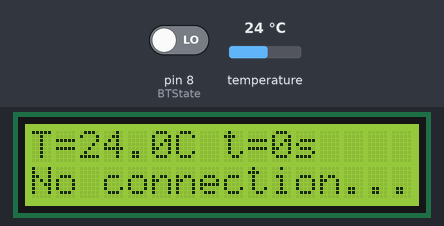
The sketch below on a simulated Arduino Uno, built with avr-gcc and run on an emulated ATmega328P. Parts: 16×2 character LCD. The inputs (shaded band) are chosen by the test bench; at power-on: pin 8 (BTState) LOW, temperature 24 °C. What the sketch prints to the serial monitor is not drawn.

Above: at 1.2 s.
1.3 s: pin 8 (BTState) driven HIGH
At 4.0 s:
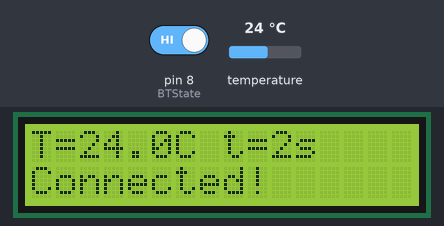
7.0 s: temperature set to 12 °C
At 9.3 s:
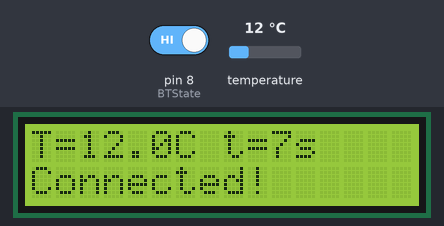
11.3 s: temperature set to 19 °C
At 11.9 s:
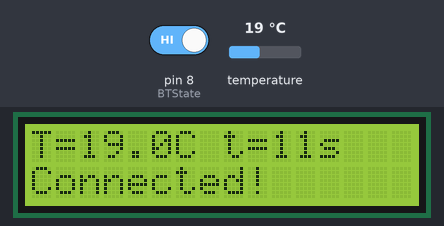
14.9 s: pin 8 (BTState) driven LOW
At 15.7 s:
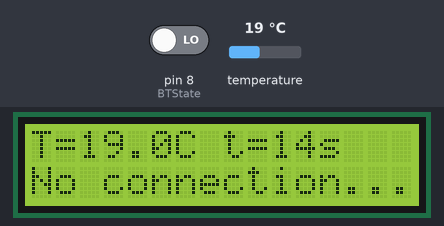
18.5 s: temperature set to 28 °C
At 19.4 s:
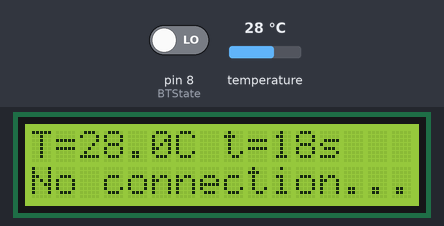
Timing chart, 0 to 21.5 s (numbered marks = the images above; inputs shaded):
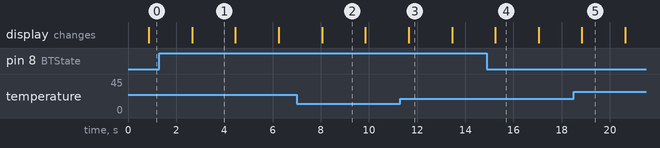

Measured:
- after the input at 1.3 s, the display: changes after 1.4 s (image 1)
- after the input at 14.9 s, the display: changes after 0.35 s (image 4)
- what the display in image 1 shows lasts 1.8 s, from 2.7 s to 4.5 s

The sketch:

temperature_module.ino
```cpp
// --- Dependencies ---
#include <SoftwareSerial.h>    // For separate bluetooth serial data
#include <LiquidCrystal_I2C.h> // For LCD over I2C
#include <OneWire.h>           // For Dallas over OneWire
#include <DallasTemperature.h> // For Dallas

// --- Pins ---
// Bluetooth
SoftwareSerial bluetooth(6, 7); // Bluetooth RX, TX
const byte BTState = 8;         // Bluetooth STATE
// LCD
LiquidCrystal_I2C lcd(0x27, 16, 2);  // LCD I2C address is 0x27, 16x2 chars
// Dallas sensor
const byte oneWireBus = 2;
OneWire oneWire(oneWireBus);
DallasTemperature sensors(&oneWire);

// --- Variables ---
bool connected;
// Data structure to send
struct __attribute__ ((packed)) packet { // Ensure the structure is not padded
  unsigned long timeElapsed;             // Time stamp
  float temperature;                     // Temperature
} data;

// --- Constants ---
const unsigned long updateFrequency = 1000;

// --- Functions ---
// Writes data packet to bluetooth serial
void writeStruct(packet data) {
  bluetooth.write((byte*) &data, sizeof(packet));
  Serial.print("time: ");
  Serial.print(data.timeElapsed);
  Serial.print(", temp: ");
  Serial.println(data.temperature);
}
// Returns temperature
float getTemperature(int i){
  sensors.requestTemperatures();
  return sensors.getTempCByIndex(i);
}
// Returns if connected or not
bool checkConnection(){
  return digitalRead(BTState) == HIGH;
}
// Updates the LCD
void updateLcd(packet data, bool connected){
  lcd.clear();

  lcd.setCursor(0,0);
  lcd.print("T=");
  lcd.print(data.temperature, 1);
  lcd.print("C");

  lcd.setCursor(8,0);
  lcd.print("t=");
  lcd.print(data.timeElapsed/1000., 0);
  lcd.print("s");

  lcd.setCursor(0,1);
  if(connected){
    lcd.print("Connected!");
  }else{
    lcd.print("No connection...");
  }
}

void setup() {
  pinMode(BTState, INPUT);

  lcd.init();
  lcd.backlight();

  Serial.begin(9600);
  bluetooth.begin(9600);
}

void loop() {
  data.timeElapsed = millis();
  data.temperature = getTemperature(0);
  connected = checkConnection();

  updateLcd(data, connected);
  if(connected){
    writeStruct(data);
  }

  delay(updateFrequency);
}
```
